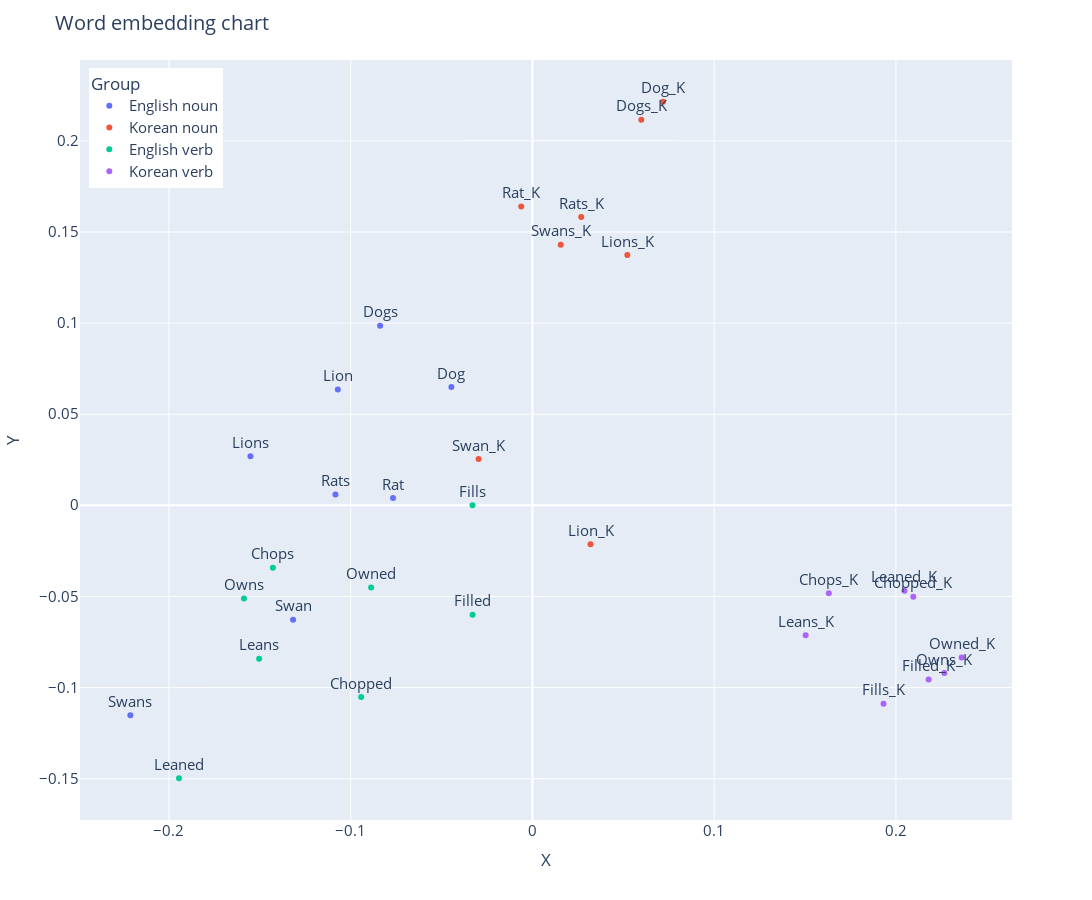

The notebook cell this image was saved under:
### Code cell
import plotly.express as px

# plotting a scatter plot
#fig = px.scatter(df, x="X", y="Y", text="Words", log_x=True, size_max=60)
fig = px.scatter(df, x="X", y="Y", text="Words", size_max=60, color="Group")

# adjusting the text position
fig.update_traces(textposition='top center')

# setting up the height and title
fig.update_layout(
    height=900,
    width=1200,
    title_text='Word embedding chart',
    font = dict(size=14.5),
    legend=dict(
    yanchor="top",
    y=0.99,
    xanchor="left",
    x=0.01))

# displaying the figure
fig.show()

### Figure 1 — Plotly figure (JSON) as saved in the notebook; plotly's stock layout.template omitted (floating-point values rounded to 4 significant figures)
{"data": [{"hovertemplate": "Group=English noun<br>X=%{x}<br>Y=%{y}<br>Words=%{text}<extra></extra>", "legendgroup": "English noun", "marker": {"color": "#636efa", "symbol": "circle"}, "mode": "markers+text", "name": "English noun", "orientation": "v", "showlegend": true, "text": ["Dog", "Rat", "Swan", "Lion", "Dogs", "Rats", "Swans", "Lions"], "textposition": "top center", "type": "scatter", "x": [-0.04462, -0.07672, -0.1317, -0.1071, -0.08382, -0.1084, -0.2213, -0.1552], "xaxis": "x", "y": [0.06491, 0.004082, -0.06282, 0.06361, 0.09857, 0.005935, -0.1152, 0.02694], "yaxis": "y"}, {"hovertemplate": "Group=Korean noun<br>X=%{x}<br>Y=%{y}<br>Words=%{text}<extra></extra>", "legendgroup": "Korean noun", "marker": {"color": "#EF553B", "symbol": "circle"}, "mode": "markers+text", "name": "Korean noun", "orientation": "v", "showlegend": true, "text": ["Dog_K", "Rat_K", "Swan_K", "Lion_K", "Dogs_K", "Rats_K", "Swans_K", "Lions_K"], "textposition": "top center", "type": "scatter", "x": [0.07185, -0.006183, -0.02965, 0.03196, 0.05989, 0.02684, 0.01558, 0.05222], "xaxis": "x", "y": [0.2215, 0.164, 0.02538, -0.02137, 0.2116, 0.1582, 0.143, 0.1374], "yaxis": "y"}, {"hovertemplate": "Group=English verb<br>X=%{x}<br>Y=%{y}<br>Words=%{text}<extra></extra>", "legendgroup": "English verb", "marker": {"color": "#00cc96", "symbol": "circle"}, "mode": "markers+text", "name": "English verb", "orientation": "v", "showlegend": true, "text": ["Leans", "Chops", "Owns", "Fills", "Leaned", "Chopped", "Owned", "Filled"], "textposition": "top center", "type": "scatter", "x": [-0.1504, -0.1428, -0.1587, -0.03299, -0.1945, -0.09426, -0.08878, -0.03294], "xaxis": "x", "y": [-0.08411, -0.03419, -0.05115, 0.0001286, -0.1497, -0.1051, -0.04504, -0.06002], "yaxis": "y"}, {"hovertemplate": "Group=Korean verb<br>X=%{x}<br>Y=%{y}<br>Words=%{text}<extra></extra>", "legendgroup": "Korean verb", "marker": {"color": "#ab63fa", "symbol": "circle"}, "mode": "markers+text", "name": "Korean verb", "orientation": "v", "showlegend": true, "text": ["Leans_K", "Chops_K", "Owns_K", "Fills_K", "Leaned_K", "Chopped_K", "Owned_K", "Filled_K"], "textposition": "top center", "type": "scatter", "x": [0.1503, 0.1631, 0.2267, 0.1932, 0.2047, 0.2096, 0.2362, 0.218], "xaxis": "x", "y": [-0.07129, -0.04828, -0.09192, -0.1089, -0.04679, -0.05015, -0.08348, -0.09556], "yaxis": "y"}], "layout": {"font": {"size": 14.5}, "height": 900, "legend": {"title": {"text": "Group"}, "tracegroupgap": 0, "x": 0.01, "xanchor": "left", "y": 0.99, "yanchor": "top"}, "margin": {"t": 60}, "title": {"text": "Word embedding chart"}, "width": 1200, "xaxis": {"anchor": "y", "domain": [0, 1], "title": {"text": "X"}}, "yaxis": {"anchor": "x", "domain": [0, 1], "title": {"text": "Y"}}}}
